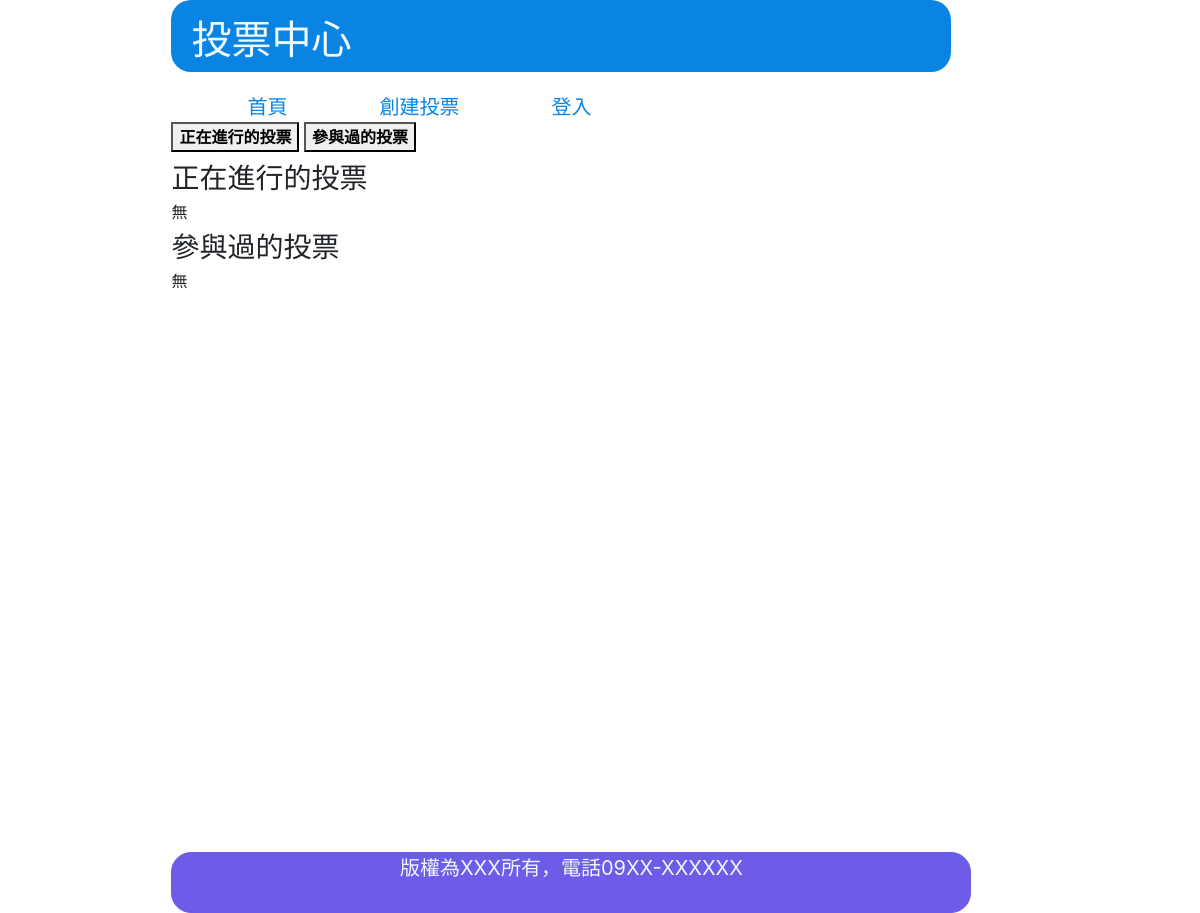
The app's page /front/vote_center.php, older data.
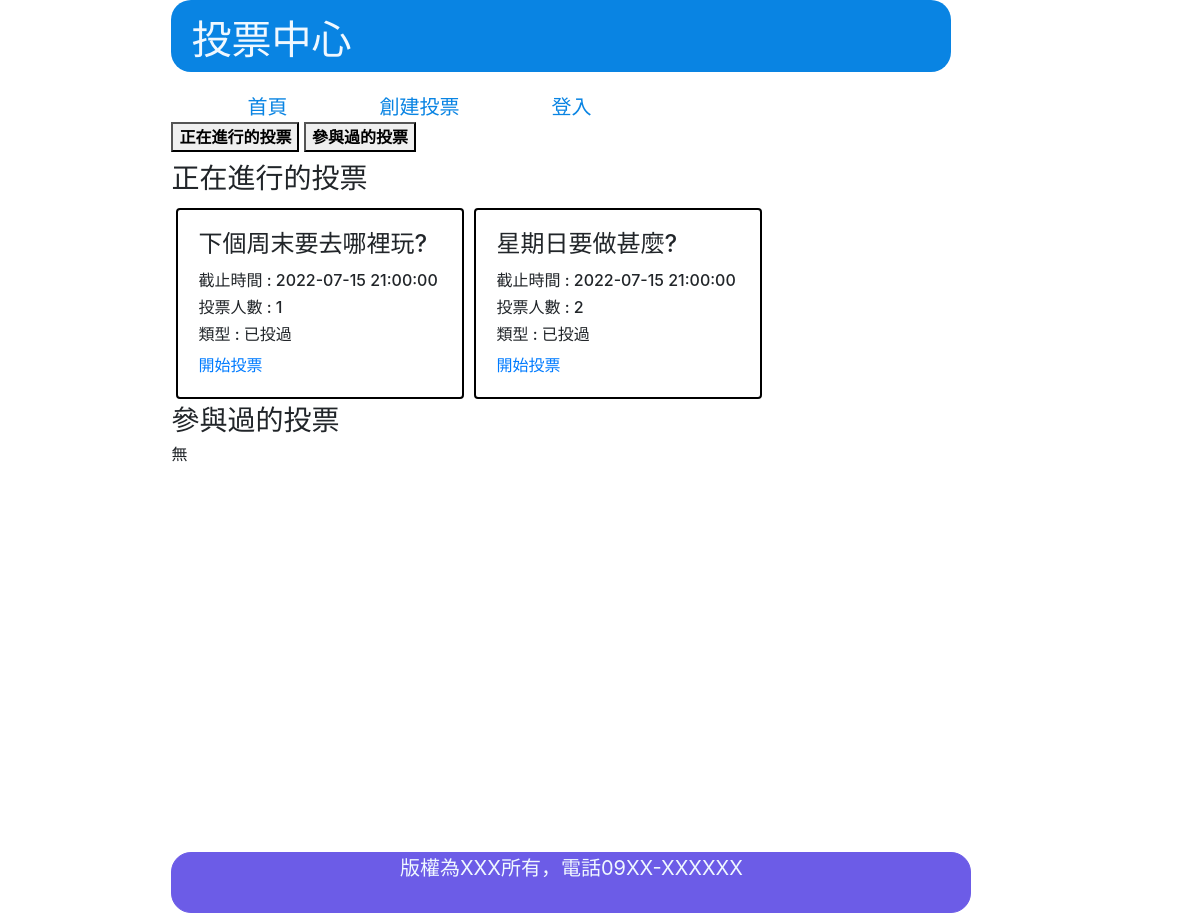
The same page, newer data.
### tables this page shows
CREATE TABLE `subjects` (
  `id` int(11) UNSIGNED NOT NULL,
  `subject` varchar(128) NOT NULL COMMENT '主題描述',
  `type_id` int(11) NOT NULL,
  `multiple` tinyint(1) NOT NULL DEFAULT 0 COMMENT '單/複選',
  `mulit_limit` tinyint(2) NOT NULL DEFAULT 1 COMMENT '單/複選項目數',
  `start` datetime NOT NULL,
  `end` datetime NOT NULL,
  `total` int(11) UNSIGNED NOT NULL DEFAULT 0
);

### function.php (called while the page is built, shortened)
<?php
function pdo()
{
    $dsn = "mysql:host=localhost;charset=utf8;dbname=vote";
    return  new PDO($dsn, 'root', '');
}
function search($table, $arg)
{
    $pdo = pdo();
    $sql = "SELECT * FROM `$table` WHERE ";
    if (is_array($arg)) {
        foreach ($arg as $key => $value) {
            $tmp[] = "`$key`='$value'";
        }
        $sql .= implode("AND", $tmp);
    } else {
        $sql .= "$arg";
    }
    return $pdo->query($sql)->fetch(PDO::FETCH_ASSOC);
}
function all($table, ...$arg)
{
    $pdo = pdo();
    $sql = "SELECT * FROM $table ";
    return $pdo->query($sql)->fetchAll(PDO::FETCH_ASSOC);
}
function c($table, $arg)
{
    $pdo = pdo();
    $sql = "SELECT COUNT(*) FROM `$table` WHERE ";
    if (is_array($arg)) {
        foreach ($arg as $key => $value) {
            $tmp[] = "`$key`='$value'";
        }
        $sql .= implode("AND", $tmp);
    } else {
        $sql .= "$arg";
    }
    return  $pdo->query($sql)->fetchColumn();
}

### front/vote_center.php (the view, shortened to what this page needs)
<!DOCTYPE html>
<html lang="en">
<head>
    <link rel="stylesheet" href="../css/body.css">
    <link rel="stylesheet" href="https://cdn.jsdelivr.net/npm/bootstrap@4.3.1/dist/css/bootstrap.min.css">
</head>
<body>
    <div id="header">
        <div>投票中心</div>
        <nav>
            <a href="../index.php">首頁</a>
            <a href="./creatvote.php">創建投票</a>
            <?php
            if (isset($_SESSION['user'])) {
            ?>
                <a href="./member_center.php">會員中心</a>
                <a href="../login/logout.php">登出</a>
            <?php
            } else {
            ?>
                <a href="../login/login.php">登入</a>
            <?php
            }
            ?>
        </nav>
    </div>
    <div id="content">
        <button id="voting_btn">正在進行的投票</button>
        <button id="voted_btn">參與過的投票</button>
        <div id="voting">
            <h3 colspan="5">正在進行的投票</h3>
            <?php
            include "../function.php";
            $subjects = all('subjects');
            $NoVotingSubject=true;
            foreach ($subjects as $key => $subject) {
                $find_log = [
                    'user_id' => $_SESSION['id'],
                    'subject_id' => $subject['id']
                ];
                $log = c('log', $find_log);
                if ($log == 0 && strtotime($subject['end']) > strtotime(date("Y-m-d H:i:s"))) {
                    $NoVotingSubject=false;
                    echo "<div class='card' style='width: 18rem;'>";
                    echo "<div class='card-body'>";
                    echo "<h4 class='card-title'>{$subject['subject']}</h5>";
                    echo "<h6 class='card-text'>截止時間 : {$subject['end']}</h6>";
                    echo "<h6 class='card-text'>投票人數 : {$subject['total']}</h6>";
                    if (strtotime($subject['end']) < strtotime(date("Y-m-d H:i:s"))) {
                        echo "<h6 class='card-text'>類型 : 已截止</h6>";
                    } else {
                        echo "<h6 class='card-text'>類型 : 已投過</h6>";
                    }
                    echo "<a href='./vote.php?id={$subject['id']}' class='card-link'>開始投票</a>";
                    echo "</div>";
                    echo "</div>";
                }
            }
            if($NoVotingSubject){
                echo "<h6>無</h6>";
            }
            ?>
        </div>
        <div id="voted">
            <h3 colspan="5">參與過的投票</p3><br>
            <?php
            $NoVotedSubject=true;
            if($NoVotedSubject){
                echo "<h6>無</h6>";
            }
            ?>
        </div>
    </div>
    <div id="footer">
        <p>版權為XXX所有，電話09XX-XXXXXX</p>
    </div>
</body>
</html>

### css/body.css (style rules this page uses)
body { display: grid; width: 100%; height: 913px; grid-template-columns: repeat(21,1fr); grid-template-rows: repeat(15,1fr); }
#header { display: grid; grid-template-columns: repeat(3,1fr); grid-template-rows: repeat(2,1fr) 0.5fr; grid-column: 4/18; grid-row: 1/3; }
#header>div { width: calc(100% - 20px); height: calc(100% - 20px); background-color: #0984e3; color: aliceblue; border-radius:20px; font-size: 40px; padding:10px 20px; grid-column: 1/4; grid-row: 1/3; }
#header>nav { padding:0 20px; text-align: center; display: grid; grid-template-columns: repeat(5,1fr); grid-column: 1/4; grid-row: 3/4; }
#header>nav>a { grid-column: 1 1 1 1 1; background-color: white; color: #0984e3; border-radius:0 0 50px 50px ; text-decoration:none; font-size: 20px; }
#content { display: grid; width: 100%; grid-template-columns: repeat(15,calc(100% / 15)); grid-template-rows: repeat(20,1fr); grid-column: 4/18; grid-row: 3/15; }
#footer { font-size: 20px; text-align: center; grid-column: 4/18; grid-row: 15/16; background-color: #6c5ce7; color: aliceblue; border: 1px solid #6c5ce7; border-radius: 20px; }

### front/vote_center.php (style rules this page uses)
#content { width: 80%; display: block; }
#voting_btn { font-weight: bold; margin-bottom: 10px; }
#voted_btn { font-weight: bold; margin-bottom: 10px; }
.card { display: inline-block; border: solid black 2px; margin: 5px; }

Row changes from the older to the newer data that the page shows:
added subjects: subject "下個周末要去哪裡玩?", end "2022-07-15 21:00:00", total "1", shows "類型 : 已投過"
added subjects: subject "星期日要做甚麼?", end "2022-07-15 21:00:00", total "2", shows "類型 : 已投過"
Text that changed along with them:
text no longer shown: "無"
